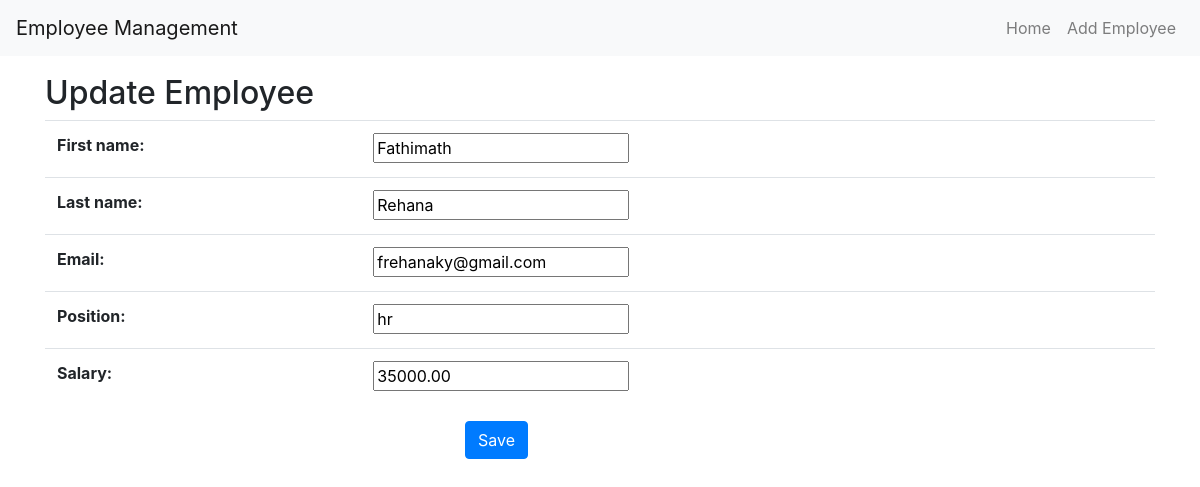
The page /update/3/ on the database its author committed.
### app2/models.py (models this page shows, shortened)
class Employee(models.Model):
    first_name = models.CharField(max_length=50)
    last_name = models.CharField(max_length=50)
    email = models.EmailField(unique=True)
    position = models.CharField(max_length=100)
    salary = models.DecimalField(max_digits=10, decimal_places=2)

### app2/views.py (the view)
# urls.py: path('update/<int:pk>/', views.employee_update, name='employee_update'),
def employee_update(request, pk):
    employee = get_object_or_404(Employee, pk=pk)
    if request.method == 'POST':
        form = EmployeeForm(request.POST, instance=employee)
        if form.is_valid():
            form.save()
            return redirect('employee_list')
    else:
        form = EmployeeForm(instance=employee)
    return render(request, 'employee_form.html', {'form': form})

### app2/forms.py
class EmployeeForm(forms.ModelForm):
    class Meta:
        model = Employee
        fields = ['first_name', 'last_name', 'email', 'position', 'salary']

### templates/employee_form.html (shortened to what this page needs)
{% extends 'base.html' %}
{% block content %}
<br>
<h2>{{ form.instance.pk|yesno:"Update Employee,Add New Employee" }}</h2>
<form method="post">
    <table class="table">
        {{ form.as_table }}
    </table>
    <div class="button" style="margin-left: 420px;">
        <button type="submit" class="btn btn-primary">Save</button>
    </div>
</form>
{% endblock %}

### templates/base.html (style rules this page uses)
body { padding-top: 50px; }

### rows shown on the page
Employee: instance.pk "Update Employee", first_name "Fathimath", last_name "Rehana", email "frehanaky@gmail.com", position "hr", salary "35000.00"
